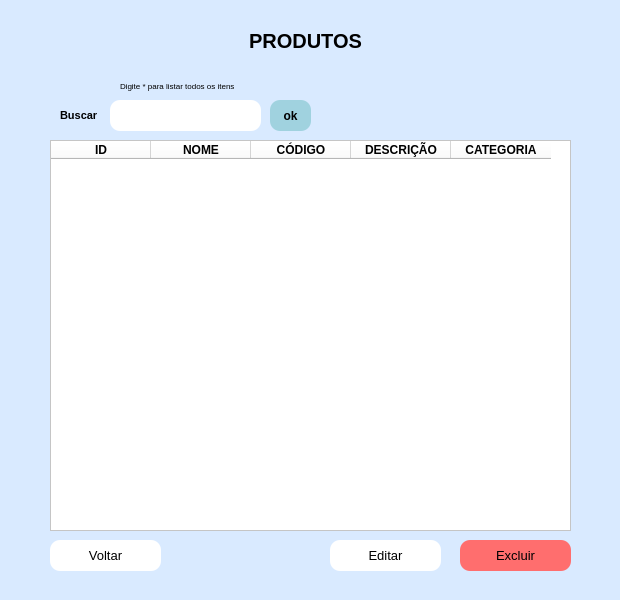
<?xml version="1.0" encoding="UTF-8"?>
<ui version="4.0">
 <class>MainWindow</class>
 <widget class="QMainWindow" name="MainWindow">
  <property name="geometry">
   <rect>
    <x>0</x>
    <y>0</y>
    <width>620</width>
    <height>600</height>
   </rect>
  </property>
  <property name="minimumSize">
   <size>
    <width>620</width>
    <height>600</height>
   </size>
  </property>
  <property name="maximumSize">
   <size>
    <width>620</width>
    <height>600</height>
   </size>
  </property>
  <property name="windowTitle">
   <string>MainWindow</string>
  </property>
  <property name="styleSheet">
   <string notr="true">background-color: rgb(217, 234, 255);</string>
  </property>
  <widget class="QWidget" name="centralwidget">
   <widget class="QLabel" name="label">
    <property name="geometry">
     <rect>
      <x>-10</x>
      <y>30</y>
      <width>631</width>
      <height>21</height>
     </rect>
    </property>
    <property name="font">
     <font>
      <family>Arial</family>
      <pointsize>15</pointsize>
      <weight>75</weight>
      <bold>true</bold>
     </font>
    </property>
    <property name="styleSheet">
     <string notr="true"/>
    </property>
    <property name="text">
     <string>PRODUTOS</string>
    </property>
    <property name="alignment">
     <set>Qt::AlignCenter</set>
    </property>
   </widget>
   <widget class="QTableWidget" name="tableWidget">
    <property name="geometry">
     <rect>
      <x>50</x>
      <y>140</y>
      <width>521</width>
      <height>391</height>
     </rect>
    </property>
    <property name="styleSheet">
     <string notr="true">background-color: rgb(255, 255, 255);</string>
    </property>
    <property name="gridStyle">
     <enum>Qt::NoPen</enum>
    </property>
    <column>
     <property name="text">
      <string>ID</string>
     </property>
     <property name="font">
      <font>
       <weight>75</weight>
       <bold>true</bold>
      </font>
     </property>
    </column>
    <column>
     <property name="text">
      <string>NOME</string>
     </property>
     <property name="font">
      <font>
       <weight>75</weight>
       <bold>true</bold>
      </font>
     </property>
    </column>
    <column>
     <property name="text">
      <string>CÓDIGO</string>
     </property>
     <property name="font">
      <font>
       <weight>75</weight>
       <bold>true</bold>
      </font>
     </property>
    </column>
    <column>
     <property name="text">
      <string>DESCRIÇÃO</string>
     </property>
     <property name="font">
      <font>
       <weight>75</weight>
       <bold>true</bold>
      </font>
     </property>
    </column>
    <column>
     <property name="text">
      <string>CATEGORIA</string>
     </property>
     <property name="font">
      <font>
       <weight>75</weight>
       <bold>true</bold>
      </font>
     </property>
    </column>
   </widget>
   <widget class="QPushButton" name="pushButton">
    <property name="geometry">
     <rect>
      <x>330</x>
      <y>540</y>
      <width>111</width>
      <height>31</height>
     </rect>
    </property>
    <property name="font">
     <font>
      <family>Arial</family>
      <pointsize>10</pointsize>
     </font>
    </property>
    <property name="styleSheet">
     <string notr="true">background-color: rgb(255, 255, 255);
border-radius: 10px;</string>
    </property>
    <property name="text">
     <string>Editar</string>
    </property>
   </widget>
   <widget class="QPushButton" name="pushButton_2">
    <property name="geometry">
     <rect>
      <x>460</x>
      <y>540</y>
      <width>111</width>
      <height>31</height>
     </rect>
    </property>
    <property name="font">
     <font>
      <family>Arial</family>
      <pointsize>10</pointsize>
     </font>
    </property>
    <property name="styleSheet">
     <string notr="true">background-color: rgb(255, 110, 110);
border-radius: 10px;</string>
    </property>
    <property name="text">
     <string>Excluir</string>
    </property>
   </widget>
   <widget class="QPushButton" name="pushButton_3">
    <property name="geometry">
     <rect>
      <x>50</x>
      <y>540</y>
      <width>111</width>
      <height>31</height>
     </rect>
    </property>
    <property name="font">
     <font>
      <family>Arial</family>
      <pointsize>10</pointsize>
     </font>
    </property>
    <property name="styleSheet">
     <string notr="true">background-color: rgb(255, 255, 255);
border-radius: 10px;</string>
    </property>
    <property name="text">
     <string>Voltar</string>
    </property>
   </widget>
   <widget class="QPushButton" name="pushButton_4">
    <property name="geometry">
     <rect>
      <x>270</x>
      <y>100</y>
      <width>41</width>
      <height>31</height>
     </rect>
    </property>
    <property name="font">
     <font>
      <family>Arial</family>
      <weight>75</weight>
      <bold>true</bold>
     </font>
    </property>
    <property name="styleSheet">
     <string notr="true">border-radius: 10px;
background-color: rgb(160, 210, 223);
box-shadow: 5px 5px 5px 0 rgba(0, 0, 0, 0.5);</string>
    </property>
    <property name="text">
     <string>ok</string>
    </property>
   </widget>
   <widget class="QLineEdit" name="lineEdit">
    <property name="geometry">
     <rect>
      <x>110</x>
      <y>100</y>
      <width>151</width>
      <height>31</height>
     </rect>
    </property>
    <property name="styleSheet">
     <string notr="true">background-color: rgb(255, 255, 255);
border-radius: 10px;</string>
    </property>
    <property name="text">
     <string/>
    </property>
   </widget>
   <widget class="QLabel" name="label_3">
    <property name="geometry">
     <rect>
      <x>60</x>
      <y>100</y>
      <width>51</width>
      <height>31</height>
     </rect>
    </property>
    <property name="font">
     <font>
      <family>Arial</family>
      <pointsize>8</pointsize>
      <weight>75</weight>
      <bold>true</bold>
     </font>
    </property>
    <property name="text">
     <string>Buscar</string>
    </property>
   </widget>
   <widget class="QLabel" name="label_2">
    <property name="geometry">
     <rect>
      <x>120</x>
      <y>70</y>
      <width>151</width>
      <height>31</height>
     </rect>
    </property>
    <property name="font">
     <font>
      <pointsize>6</pointsize>
     </font>
    </property>
    <property name="text">
     <string>Digite * para listar todos os itens</string>
    </property>
   </widget>
   <zorder>label_2</zorder>
   <zorder>label_3</zorder>
   <zorder>label</zorder>
   <zorder>tableWidget</zorder>
   <zorder>pushButton</zorder>
   <zorder>pushButton_2</zorder>
   <zorder>pushButton_3</zorder>
   <zorder>pushButton_4</zorder>
   <zorder>lineEdit</zorder>
  </widget>
  <widget class="QStatusBar" name="statusbar"/>
 </widget>
 <resources/>
 <connections/>
</ui>
